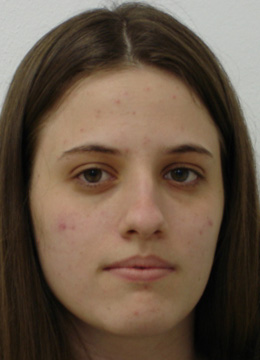
#> input picture Day-2/Image_representation/frontalimages_manuallyaligned_part1/104a.jpg, 260 x 360 px, given in place of 1a.jpg, which was not available
$ jupyter execute --allow-errors Face_Recognition_Lab_Session.ipynb   (shell and % lines are left out)   (older library calls are emulated)   (text cells are left out)
#> lines starting #> are read from the running program, lines starting #| are printed output that depends on the picture; pictures that were not available may be replaced by others from this repository, and a replacement may not be noted
#> `img = Image.open(f'frontalimages_manuallyaligned_part1/{i}a.jpg').conv..`:
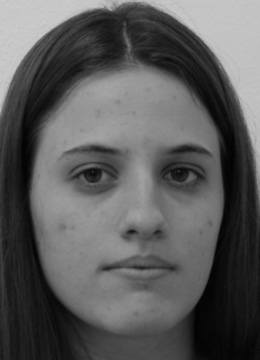
#> img: PIL image 260x360 L; min 1, max 206, mean 90.5
#> `img = img.resize((width, height),Image.ANTIALIAS)`:
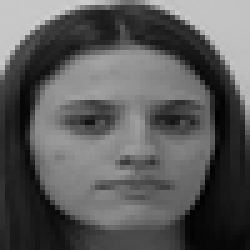
#> img: PIL image 50x50 L (shown 5 times larger); min 0, max 206, mean 90.4
#> pass 2 of the loop `for i in range(1,201):`:
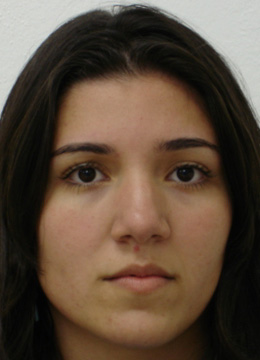
#> input picture Day-2/Image_representation/frontalimages_manuallyaligned_part1/105a.jpg, 260 x 360 px, given in place of 2a.jpg, which was not available
#> `img = Image.open(f'frontalimages_manuallyaligned_part1/{i}a.jpg').conv..`:
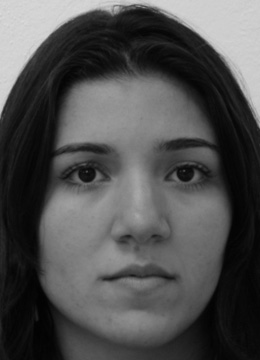
#> img: PIL image 260x360 L; min 1, max 219, mean 79.5
#> `img = img.resize((width, height),Image.ANTIALIAS)`:
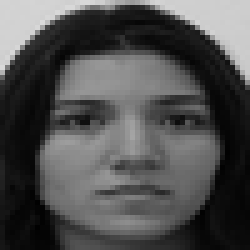
#> img: PIL image 50x50 L (shown 5 times larger); min 1, max 218, mean 79.5
[cell 1]
# importing all the necessary packages
import numpy as np
from matplotlib import pyplot as plt
from PIL import Image

[cell 2]
image_array = []

[cell 3]
vec = []

#> (a cell that did not finish here is left out)

[cell 5]
# Check face_matrix.shape
vec = np.array(vec)
vec.shape
#> Out = (3, 2500)

[cell 6]
# Find mean_face
mean_face = np.mean(vec, axis=0)
#> mean_face = 2500 values, max 213 at index 16, min 3.67 at index 2140, mean 83.15

[cell 7]
plt.imshow(mean_face.reshape(height,width),cmap='gray');
plt.title('Mean Face')
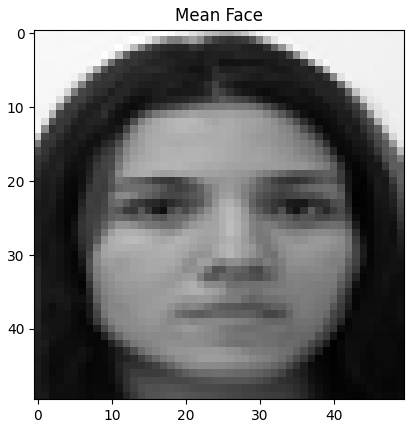
#> figure drawn by matplotlib, 1 panel

[cell 8]
len(vec)
#> Out = 3

[cell 9]
#Perfrom Normalization
normalized_vec = []
for i in range(len(vec)):
    normalized_vec.append(vec[i] - mean_face)
#> this loop made 3 passes
#> after the loop, normalized_vec = 3 items

[cell 10]
normalized_vec = np.array(normalized_vec)

[cell 11]
# Calculate covariance matrix
#np.cov expects features as rows and observations as columns, so transpose
C = np.cov(normalized_vec.transpose())
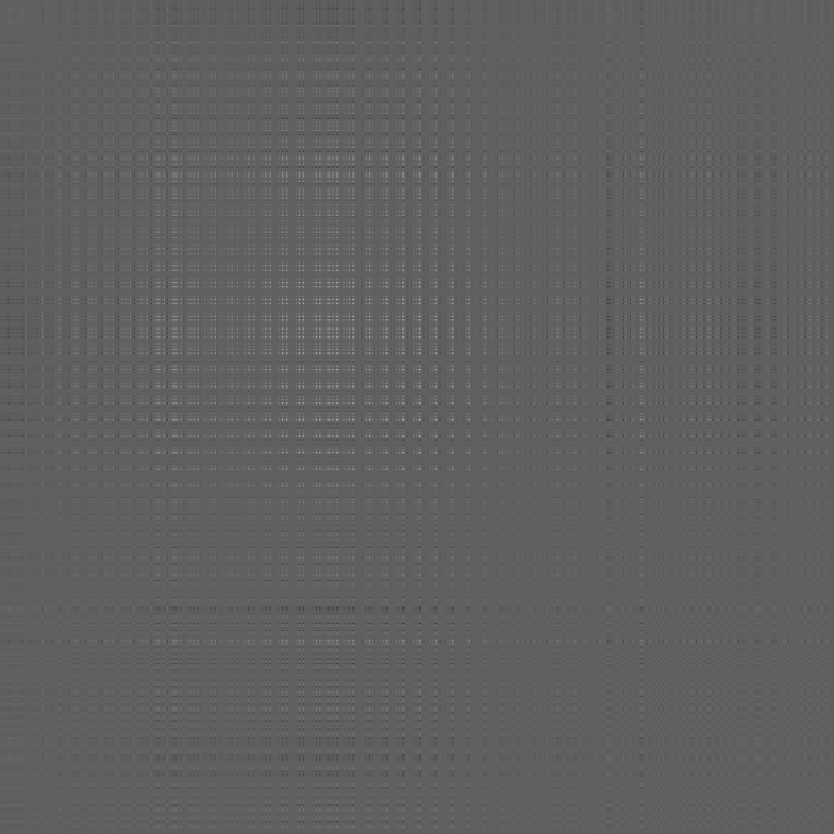
#> C: shape (2500, 2500) float64 (shown at 1/3 size); min -5622.3, max 9296.3, mean 39.9; drawn with min black and max white

[cell 12]
C.shape
#> Out = (2500, 2500)

[cell 13]
#Find Eigen Vectors and Eigen Values, you can use SVD from np.linalg.svd
u, s, vh = np.linalg.svd(C)
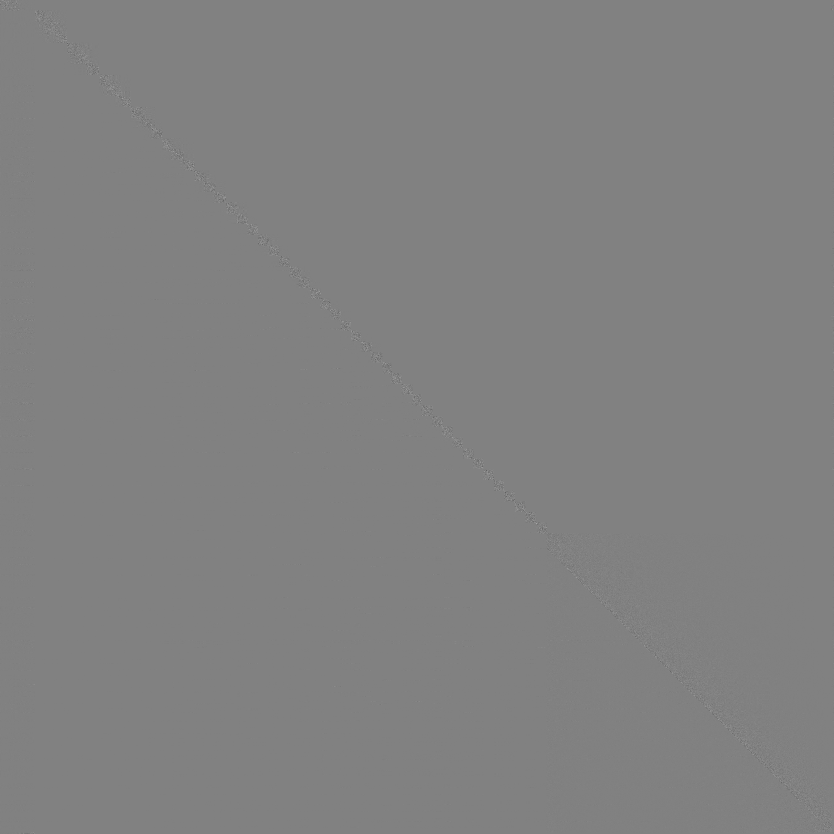
#> u: shape (2500, 2500) float64 (shown at 1/3 size); min -0.908, max 0.882, mean 6.74e-06; drawn with min black and max white
#> s = 2500 values, max 873293.7 at index 0, min 1.17e-11 at index 2499, mean 349.3

[cell 14]
u.shape
#> Out = (2500, 2500)

[cell 15]
vh.shape
#> Out = (2500, 2500)

[cell 16]
s.shape
#> Out = (2500,)

[cell 17]
eigen_value, eigen_vector = s, u
#> eigen_value has the same summary as s

[cell 18]
eigen_vector[0]
#> Out = 2500 values, max 0.818 at index 10, min -0.119 at index 15, mean 0.000553

[cell 19]
#Plot the first 10 Eigenfaces
fig, axs = plt.subplots(1,3,figsize=(15,5))
for i in np.arange(10):
    ax = plt.subplot(2,5,i+1)
    img = eigen_vector[:,i].reshape(height,width)
    plt.imshow(img, cmap='gray')
#> this loop made 10 passes
#> pass 1, `img = eigen_vector[:,i].reshape(height,width)`:
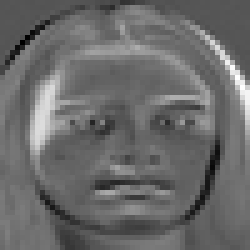
#> img: shape (50, 50) float64 (shown 5 times larger); min -0.0624, max 0.103, mean 0.00676; drawn with min black and max white
#> pass 3, `img = eigen_vector[:,i].reshape(height,width)`:
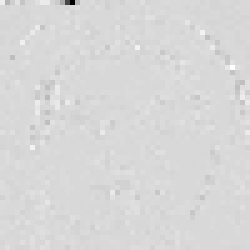
#> img: shape (50, 50) float64 (shown 5 times larger); min -0.636, max 0.112, mean -0.000769; drawn with min black and max white
fig.suptitle("First 10 training imaes", fontsize=16)
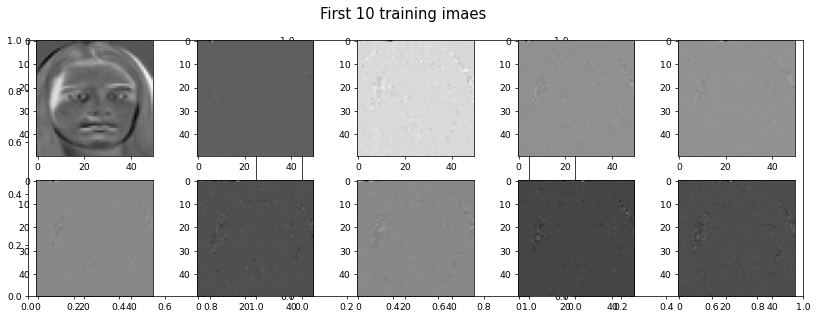
#> figure drawn by matplotlib, 10 panels

[cell 20]
# Seeing the normal 10 images from the training set
#Plot the first 10 Eigenfaces
fig, axs = plt.subplots(1,3,figsize=(15,5))
#> (the rest of this cell did not finish here and is left out)

[cell 21]
# Second image in data set looks like
plt.imshow(vec[1].reshape(height,width),cmap='gray');
plt.title('First Image')

[cell 22]
# Reconstruct with increasing Eigenfaces
fig, axs = plt.subplots(2,5,figsize=(15,6))
for k, i in zip([0,1,9,19,39,79,159,199,399,799],np.arange(10)):
    # Reconstruct the first picture '2a.jpg' whose index is 1.
    weight = normalized_vec[1,:].dot(eigen_vector[:,:k]) # Get PC scores of the images
    projected_face = weight.dot(eigen_vector[:,:k].T) # Reconstruct first face in dataset using k PCs
    ax = plt.subplot(2,5,i+1)
    ax.set_title("k = "+str(k+1))
    plt.imshow(projected_face.reshape(50,50)+mean_face.reshape(50,50),cmap='gray');
#> this loop made 10 passes
#> weight on pass 2: [-539.5]
fig.suptitle(("Reconstruction with Increasing Eigenfaces"), fontsize=16)
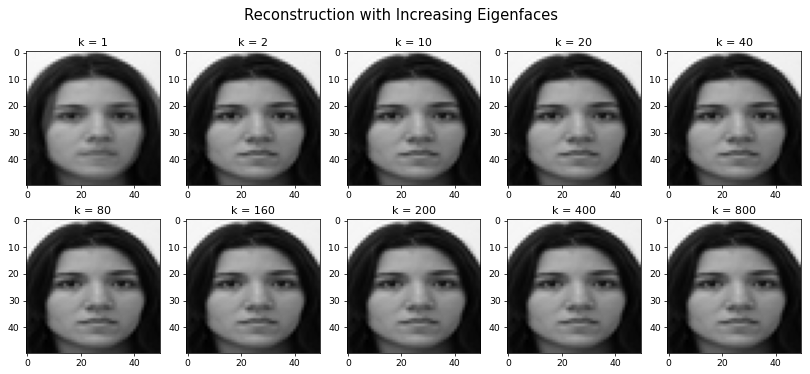
#> figure drawn by matplotlib, 10 panels

[cell 23]
plt.figure(figsize=(10,10))
plt.subplot(1,2,1)
plt.imshow(mean_face.reshape(height,width),cmap='gray');
plt.title('Mean Face')
plt.subplot(1,2,2)
# first image in data set looks like
plt.imshow(vec[1].reshape(height,width),cmap='gray');
plt.title('First Face')
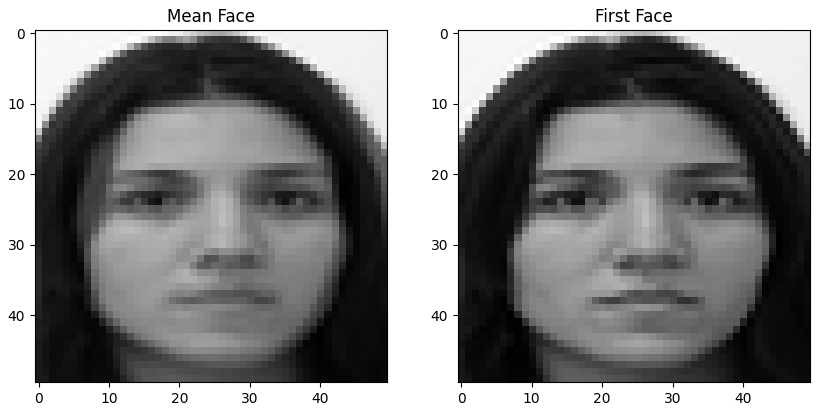
#> figure drawn by matplotlib, 2 panels
